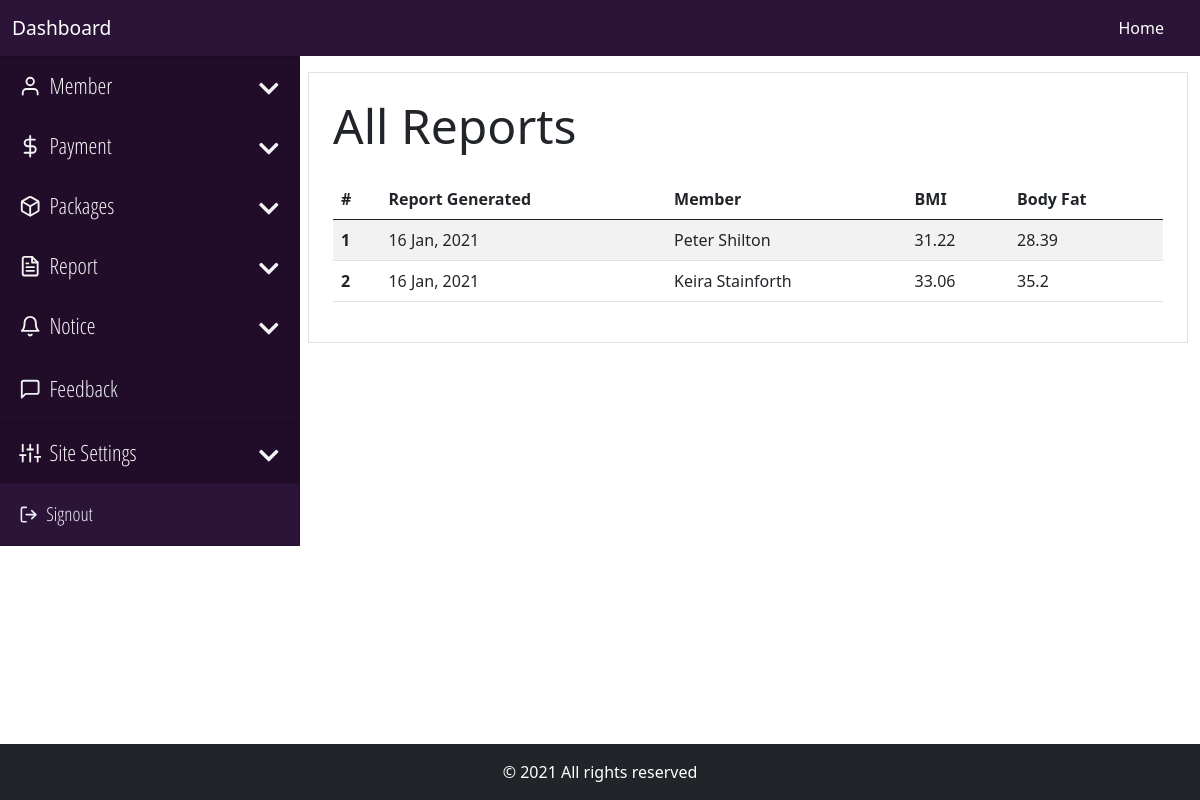
The app's page /backend/report/view-reports-all.php (signed in) with its own data.
### tables this page shows
CREATE TABLE `report` (
  `report_id` int(11) NOT NULL,
  `report_member_id` int(11) NOT NULL,
  `report_height` float NOT NULL,
  `report_weight` float NOT NULL,
  `report_waist` float NOT NULL,
  `report_bmi` float NOT NULL,
  `report_body_fat` float NOT NULL,
  `report_generated` timestamp NOT NULL DEFAULT CURRENT_TIMESTAMP
);

CREATE TABLE `member` (
  `member_id` int(11) NOT NULL,
  `member_name` varchar(60) NOT NULL,
  `member_gender` enum('male','female','others') DEFAULT NULL,
  `member_dob` varchar(25) DEFAULT NULL,
  `member_address` varchar(255) DEFAULT NULL,
  `member_package` varchar(20) NOT NULL,
  `member_mobile` varchar(11) DEFAULT NULL,
  `member_photo` varchar(255) DEFAULT NULL,
  `member_status` enum('0','1','2') NOT NULL DEFAULT '0' COMMENT '0 = pending, 1 = Active, 2 = banned',
  `member_user_id` int(11) NOT NULL,
  `member_joined_at` timestamp NOT NULL DEFAULT CURRENT_TIMESTAMP
);

### core/main.php (called while the page is built, shortened)
<?php
    class Main
    {
        private $host = "localhost";
        private $user = "root";
        private $pass ="";
        private $database = "gym_manager";
        private function dbConnect()
        {
            try
            {
                $this->conn = new PDO('mysql:host='.$this->host.';dbname='.$this->database, $this->user, $this->pass);
            }
            catch(PDOException $Exception)
            {
                $this->errmsg = $Exception->getMessage();
            }
        }
    }
?>

### core/dashboard.php (called while the page is built, shortened)
<?php
    require_once "main.php";
    class Dashboard extends Main
    {
        public function viewReport()
        {
            try
            {
                $this->sql = $this->conn->prepare("SELECT report.*, member.member_name FROM report LEFT JOIN member ON report.report_member_id = member.member_id");
                $this->sql->execute();
                if($this->sql->rowCount() > 0)
                {
                    $data = $this->sql->fetchAll(PDO::FETCH_OBJ);
                    return $data;
                }
                else
                {
                    return false;
                }
            }
            catch(PDOException $Exception)
            {
                $this->errmsg = $Exception->getMessage();
                $_SESSION['error'] = "Unexpected Error Occured. Please try again Later.<br> Error: ".$this->errmsg;
                return false;
            }
        }
    }
?>

### backend/report/view-reports-all.php (the view, shortened to what this page needs)
<?php
    require_once "../../core/dashboard.php";
    require_once "../inc/be-header.php";
    if(isset( $_SESSION['role']) &&  $_SESSION['role'] == 'admin' )
    {
      require_once "../inc/be-nav-admin.php";
    }
    else
    {
      require_once "../inc/be-nav-user.php";
    }
?>
<div class="container-fluid overflow-hidden mb-5">
    <div class="row gx-2 mt-3">
    <?php
        if(isset( $_SESSION['role']) &&  $_SESSION['role'] == 'admin' )
        {
          require_once "../inc/be-sidenav-admin.php";
        }
        else
        {
          require_once "../inc/be-sidenav-user.php";
        }
    ?>
        <div class="col-md-9">
            <div class="border p-4">
                <h2 class="display-5 mb-4">All Reports</h2>
                <table class="table table-striped">
                    <thead>
                        <tr>
                            <th scope="col">#</th>
                            <th scope="col">Report Generated</th>
                            <th scope="col">Member</th>
                            <th scope="col">BMI</th>
                            <th scope="col">Body Fat</th>
                        </tr>
                    </thead>
                    <tbody>
                        <?php
                            $report = new Dashboard;
                            $result = $report->viewReport();
                            if($result != false)
                            {
                                foreach($result as $data)
                                {
                                    $r_date = date("d M, Y", strtotime($data->report_generated));
                        ?>
                            <tr>
                                <th scope="row"><?=$data->report_id?></th>
                                <td><?=$r_date;?></td>
                                <td><?=$data->member_name;?></td>
                                <td><?=$data->report_bmi?></td>
                                <td><?=$data->report_body_fat?></td>
                            </tr>
                        <?php
                                }
                            }
                            else
                            {
                        ?>
                            <tr>
                                <td colspan="4">No Data Found</td>
                            </tr>
                        <?php
                            }
                        ?>
                    </tbody>
                </table>
            </div>
        </div>
    </div>
</div>
<?php
    require_once "../inc/be-footer.php";
?>

### records on screen
report: report_id "1", report_generated "16 Jan, 2021", member.member_name "Peter Shilton", report_bmi "31.22", report_body_fat "28.39"
report: report_id "2", report_generated "16 Jan, 2021", member.member_name "Keira Stainforth", report_bmi "33.06", report_body_fat "35.2"
